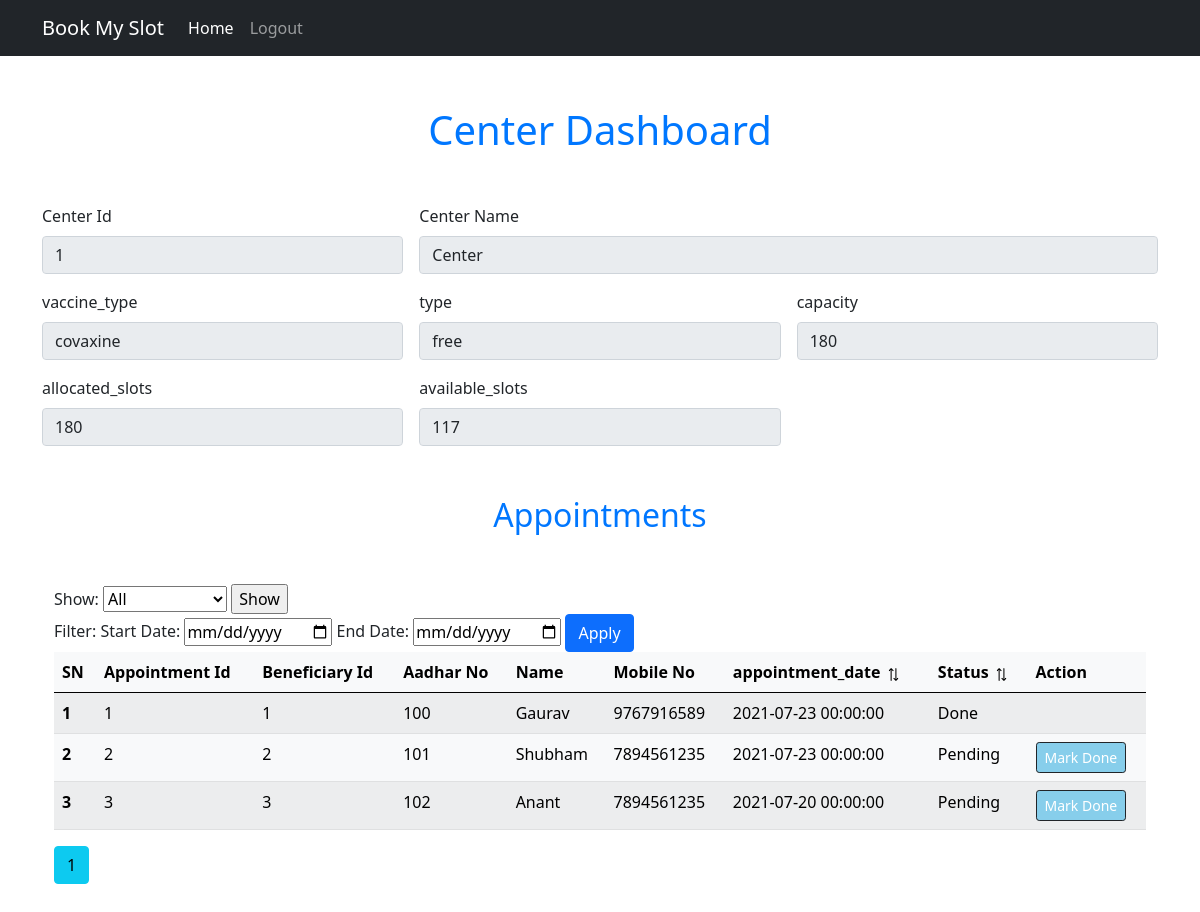
Page /center_dashboard (signed in) on the earlier database version.
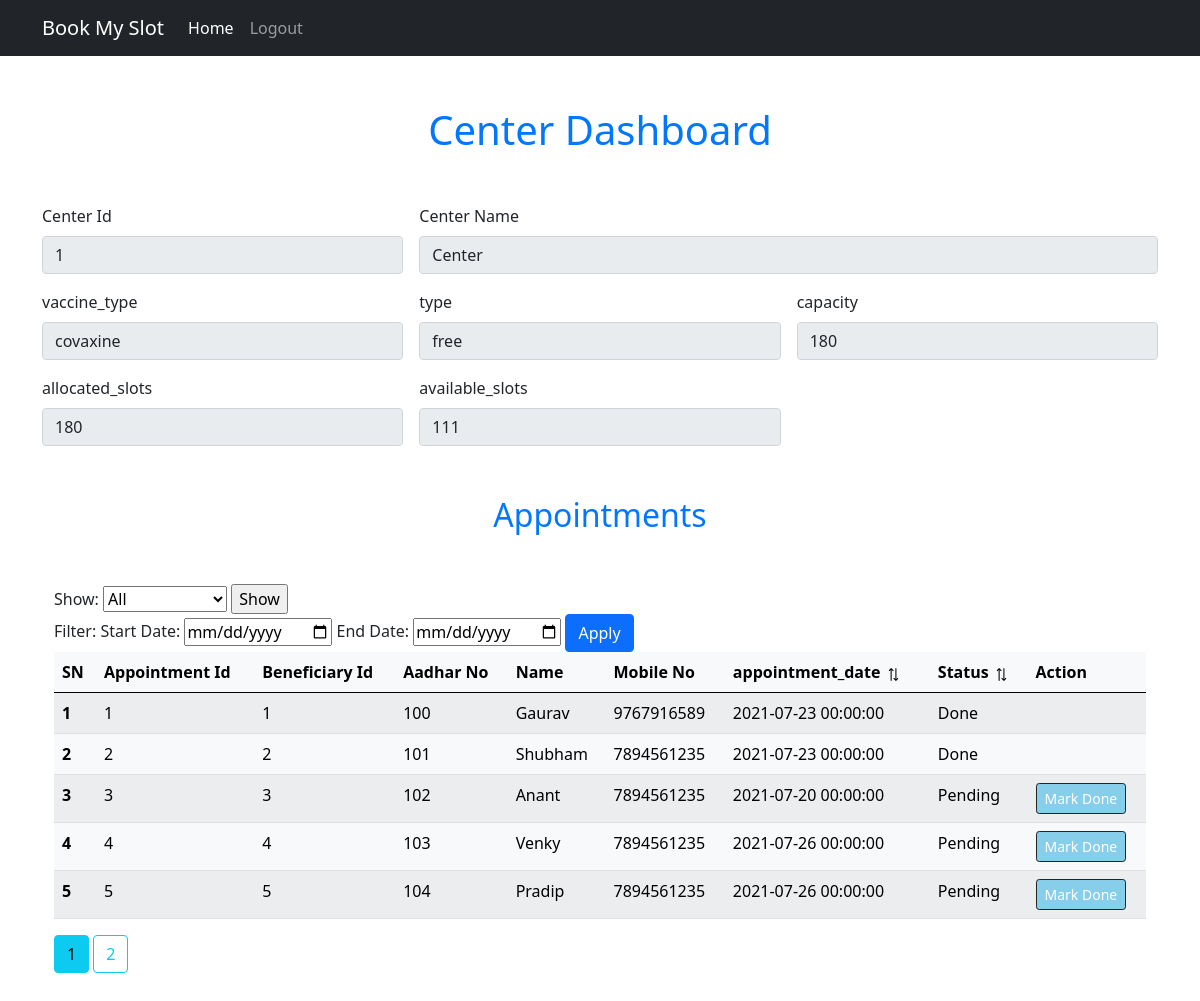
Same page on the later database version.
### models.py (models this page shows)
class Center(db.Model):
    __tablename__= 'centers'
    center_id=db.Column(db.Integer, primary_key=True)
    center_name=db.Column(db.String(100), nullable=False)
    city=db.Column(db.String(100), nullable=False)
    district=db.Column(db.String(100), nullable=False)
    pin_code=db.Column(db.String(100), nullable=False)
    capacity=db.Column(db.String(100),nullable=False)
    allocated_slots=db.Column(db.Integer, nullable=False)
    available_slots=db.Column(db.Integer, nullable=False)
    vaccine_type=db.Column(db.String(100),nullable=False)
    type=db.Column(db.String, nullable=False)

class Bookings(db.Model):
    __tablename__= 'bookings'
    booking_id=db.Column(db.Integer, primary_key=True)
    user_id=db.Column(db.Integer,db.ForeignKey('users.id'))
    center_id=db.Column(db.Integer,db.ForeignKey('centers.center_id'))
    vaccine=db.Column(db.String(100),default='V1')
    type=db.Column(db.String,default='free')
    booking_date=db.Column(db.DateTime, default=datetime.datetime.utcnow())
    appointment_date=db.Column(db.DateTime, default=datetime.datetime.utcnow())
    status=db.Column(db.String(50), default='Pending')

class User(db.Model,UserMixin):
    __tablename__= 'users'
    id=db.Column(db.Integer, primary_key=True)
    first_name=db.Column(db.String(100), nullable=False)
    last_name=db.Column(db.String(100), nullable=False)
    aadhar_no=db.Column(db.Integer(), nullable=False,unique=True)
    birth_year=db.Column(db.Integer(), nullable=False)
    email=db.Column(db.String(100),nullable=False)
    mobile_no=db.Column(db.Integer(), nullable=False)
    password=db.Column(db.String(100), nullable=False)
    dose = db.Column(db.Integer(), nullable=True)

### routes.py (the view)
@app.route("/center_dashboard")
@login_required
def center_dashboard():
    if is_authorized_staff():
        try:
            center_data =get_center(current_user.center_id)
            show_only = request.args.get("show")
            order = request.args.get("order")
            sort_by = request.args.get("sort_by")
            start_date = request.args.get("start_date")
            end_date = request.args.get("end_date")
            page=request.args.get('page',1,type=int)
            user_appo_data= user_and_appo_data_sroted(current_user.center_id,show_only=show_only,sort_by=sort_by, order=order,start_date=start_date,end_date=end_date,page=page)
            logged_in_staff_data = get_staff_data(current_user.staff_id)
            errmsg=""
            if session.get("errmsg"):
                errmsg = session.get("errmsg")
                flash(errmsg,"danger")
            return render_template('center_dashboard.html', center=center_data,data=user_appo_data,logged_in_staff_data=logged_in_staff_data)
        except Exception as e:
            print(e)
            flash("Some error occured, Try again later...","danger")
            return render_template('staff_login.html')
    else:
        flash("You are not a authorised staff to access this page","warning")
        return redirect(url_for("staff_login")),403

### auth.py (called while the page is built)
@login_manager.user_loader
def load_user(user_id):
    user=session.get('user_cat')
    if user == "Staff":
        return Staff.query.get(user_id)
    else:
        return User.query.get(user_id)

def is_authorized_staff():
    if not(session["user_cat"]=="Staff"):
        return False
    else:
        return True

### models.py (called while the page is built)
def get_staff_data(staff_id):
    result = Staff.query.get(staff_id)
    staff = staff_schema.dump(result)
    return staff

def get_center(center_id):
    result = Center.query.get(center_id)
    center = center_schema.dump(result)
    return center

### templates/center_dashboard.html (shortened to what this page needs)
{% extends 'base.html' %}
{% block body %}
<div class="container profile-container">
    <h1 class="center-text heading">Center Dashboard</h1>
    <form class="row g-3 " >
        {% if center %}
        {% set center_id=center.center_id %}
        {% set center_name=center.center_name %}
        {% set vaccine_type=center.vaccine_type %}
        {% set type=center.type %}
        {% set capacity=center.capacity%}
        {% set allocated_slots=center.allocated_slots%}
        {% set available_slots=center.available_slots%}
        {% set allocated_slots=center.allocated_slots%}
        {% else %}
        {% set center_id=NA %}
        {% set center_name=NA %}
        {% set vaccine_type=NA %}
        {% set type=NA %}
        {% set capacity=NA %}
        {% set allocated_slots= NA %}
        {% set available_slots= NA %}
        {% set allocated_slots= NA %}
        {% endif %}
        <div class="col-md-4">
            <label for="center_id" class="form-label">Center Id</label>
            <input type="number" class="form-control" id="center_id" value={{center_id}} disabled>
        </div>
        <div class="col-md-8">
            <label for="center_name" class="form-label">Center Name</label>
            <input type="text" class="form-control" id="name" name="center_name" value={{center_name}} disabled>
        </div>
        <div class="col-md-4">
            <label for="vaccine_type" class="form-label">vaccine_type</label>
            <input type="text" class="form-control" id="vaccine_type" value={{vaccine_type}} disabled>
        </div>
        <div class="col-md-4">
            <label for="type" class="form-label">type</label>
            <input type="text" class="form-control" id="vaccine_type" value={{type}} disabled>
        </div>
        <div class="col-md-4">
            <label for="capacity" class="form-label">capacity</label>
            <input type="number" class="form-control" id="capacity" value="{{capacity}}" disabled>
        </div>
        <div class="col-md-4">
            <label for="allocated_slots" class="form-label">allocated_slots</label>
            <input type="number" class="form-control" id="allocated_slots" value="{{allocated_slots}}" disabled>
        </div>
        <div class="col-md-4">
            <label for="available_slots" class="form-label">available_slots</label>
            <input type="number" class="form-control" id="available_slots" value="{{available_slots}}" disabled>
        </div>
    </form>
    <div class="container my-4">
        <h2 class="center-text heading">Appointments</h2>
        <div>
          {% if request.args.get('show') %}
            {% set show_data=request.args.get('show') %}
            {% if show_data=='done' %}
              {% set is_done_selected='selected' %}
            {% elif show_data=='pending'%}
              {% set is_pending_selected='selected' %}
            {% else %}
            {% set is_all_selected='selected' %}
            {% endif %}
          {% else %}
          {% set show_data='all' %}
          {% endif %}
        <form action="">
          <label for="show">Show:</label>
          <select name="show" id="show">
            <option value="all" {{is_all_selected}}>All</option>
          </select>
          <input type="submit" value="Show">
        </form>
        </div>
        <div>
            {% if request.args.get('start_date') %}
              {% set start_date=request.args.get('start_date') %}
              {% set end_date=request.args.get('end_date') %}
            {% endif %}
              <form action="" method="GET">
                Filter:
                Start Date:
                <input type="date" name="start_date" id="start_date" value="{{start_date}}" required>
                End Date:
                <input type="date" name="end_date" id="end_date" value="{{end_date}}" required>
                {% if request.args.get('start_date') %}
              </form>
                <a href="{{url_for('center_dashboard')}}"><button class="btn btn-primary "> Cancle</button></a>
                {% else %}
                <button type="submit" class="btn btn-primary">Apply</button>
              </form>
                {% endif %}
        </div>
          {% if not data %}
          <div class="alert alert-warning" role="alert">
            No Appointments...
          </div>
          {% else %}
      <table class="table table-light table-striped">
        <thead>
            <tr>
              <th scope="col">SN</th>
              <th scope="col">Appointment Id</th>
              <th scope="col">Beneficiary Id </th>
              <th scope="col">Aadhar No</th>
              <th scope="col">Name</th>
              <th scope="col">Mobile No</th>
              <th scope="col">appointment_date
                {% if request.args.get('order') and request.args.get('sort_by')=='appointment_date' %}
                {% set sort_by=request.args.get('sort_by') %}
                {% set order=request.args.get('order') %}
                    {% if request.args.get('order')=='asc' %}
                      <a href="{{ url_for('center_dashboard',show=show_data,sort_by='appointment_date',order='desc') }}" >
                        <img class="sort-icon" src="{{ url_for('static',filename='images/d_arrow.png') }}" alt="">
                      </a>
                    {% else %}
                    <a href="{{ url_for('center_dashboard',show=show_data,sort_by='appointment_date',order='asc') }}" >
                      <img class="sort-icon" src="{{ url_for('static',filename='images/u_arrow.png') }}" alt="">
                    </a>
                    {% endif %}
                {% else %}
                  <a href="{{ url_for('center_dashboard',show=show_data,sort_by='appointment_date',order='desc') }}" >
                    <img class="sort-icon" src="{{ url_for('static',filename='images/sort.png') }}" alt="">
                  </a>
                {% endif %}
              </th>
              <th scope="col">Status
                {% if request.args.get('order') and request.args.get('sort_by')=='status' %}
                    {% if request.args.get('order')=='asc' %}
                      <a href="{{ url_for('center_dashboard',show=show_data,sort_by='status',order='desc') }}" >
                        <img class="sort-icon" src="{{ url_for('static',filename='images/d_arrow.png') }}" alt="">
                      </a>
                    {% else %}
                    <a href="{{ url_for('center_dashboard',show=show_data,sort_by='status',order='asc') }}" >
                      <img class="sort-icon" src="{{ url_for('static',filename='images/u_arrow.png') }}" alt="">
                    </a>
                    {% endif %}
                {% else %}
                  <a href="{{ url_for('center_dashboard',show=show_data,sort_by='status',order='desc') }}" >
                    <img class="sort-icon" src="{{ url_for('static',filename='images/sort.png') }}" alt="">
                  </a>
                {% endif %}
              </th>
              <th scope="col">Action</th>
            </tr>
          </thead>
          <tbody>
            {% for d in data.items %}
              <tr>
                <th scope="row">{{loop.index}}</th>
                <td>{{d.booking_id}}</td>
                <td>{{d.id}}</td>
                <td>{{d.aadhar_no}}</td>
                <td>{{d.first_name}}</td>
                <td>{{d.mobile_no}}</td>
                {% set date = d.appointment_date %}
                <td>{{date}}</td>
                <td>{{d.status}}</td>
                <td>
                  {% if not d.status == "Done" %}
                  <a href="/shot_done/{{d.id}}" class="btn btn-dark btn-sm shot_done_btn">Mark Done</a>
                  {% endif  %}
              </tr>
              {% endfor %}
          </tbody>
      </table>
      {% set sort_by=request.args.get('sort_by',None) %}
      {% set order=request.args.get('order',None) %}
      {% set start_date=request.args.get('start_date',None) %}
      {% set end_date=request.args.get('end_date',None) %}
        {% for page_num in data.iter_pages(left_edge=1,right_edge=1,left_current=1,right_current=2) %}
            {% if page_num %}
              {% if data.page == page_num %}
                <a class="btn btn-info mb-4" href="{{url_for('center_dashboard',show=show_data,sort_by=sort_by,page=page_num)}}">{{page_num}}</a>
              {% else %}
                <a class="btn btn-outline-info mb-4" href="{{url_for('center_dashboard',show=show_data,sort_by=sort_by,order=order,start_date=start_date,end_date=end_date,page=page_num)}}">{{page_num}}</a>
              {% endif %}
            {% else %}
              ...
            {% endif %}
        {% endfor %}
      {% endif %}
    </div>
</div>
{% endblock body %}

### templates/base.html (shortened to what this page needs)
<!DOCTYPE html>
<html lang="en">
<head>
    <link href="https://cdn.jsdelivr.net/npm/bootstrap@5.0.2/dist/css/bootstrap.min.css" rel="stylesheet">
    <link rel="stylesheet" href="{{ url_for('static', filename='css/style.css') }} ">
</head>
<body>
    <nav class="navbar navbar-expand-lg navbar-dark bg-dark">
        <div class="container">
          <a class="navbar-brand" href="#">Book My Slot</a>
          <div class="collapse navbar-collapse" id="navbarSupportedContent">
            <ul class="navbar-nav me-auto mb-2 mb-lg-0">
              {% if current_user.is_authenticated %}
                  {% if session["user_cat"]=="Staff" %}
                    <li class="nav-item">
                      <a class="nav-link active" aria-current="page" href="{{url_for('center_dashboard')}}">Home</a>
                    </li>
                  {% else %}
                    <li class="nav-item">
                      <a class="nav-link active" aria-current="page" href="{{url_for('user_home')}}">Home</a>
                    </li>
                  {% endif %}
                  <li class="nav-item">
                    <a class="nav-link" href="{{ url_for('logout') }}">Logout</a>
                  </li>
              {% endif %}
            </ul>
          </div>
        </div>
      </nav>
      {% block body %}
       {% endblock body %}
</body>
</html>

### static/css/style.css (style rules this page uses)
.heading { margin: 50px auto; text-align: center; color: rgb(0, 119, 255); }
.center-text { text-align: center; }
.shot_done_btn { background-color: skyblue; }
.sort-icon { height: 17px; }

Differences in the rows shown:
changed Bookings "Shubham": status "Pending" → "Done"; no longer shows "Mark Done"
added Bookings: booking_id "4", id "4", aadhar_no "103", first_name "Venky", mobile_no "7894561235", appointment_date "2021-07-26 00:00:00", status "Pending"
added Bookings: booking_id "5", id "5", aadhar_no "104", first_name "Pradip", mobile_no "7894561235", appointment_date "2021-07-26 00:00:00", status "Pending"
Other differences:
form field available_slots: "117" → "111"
new list line: "2"
